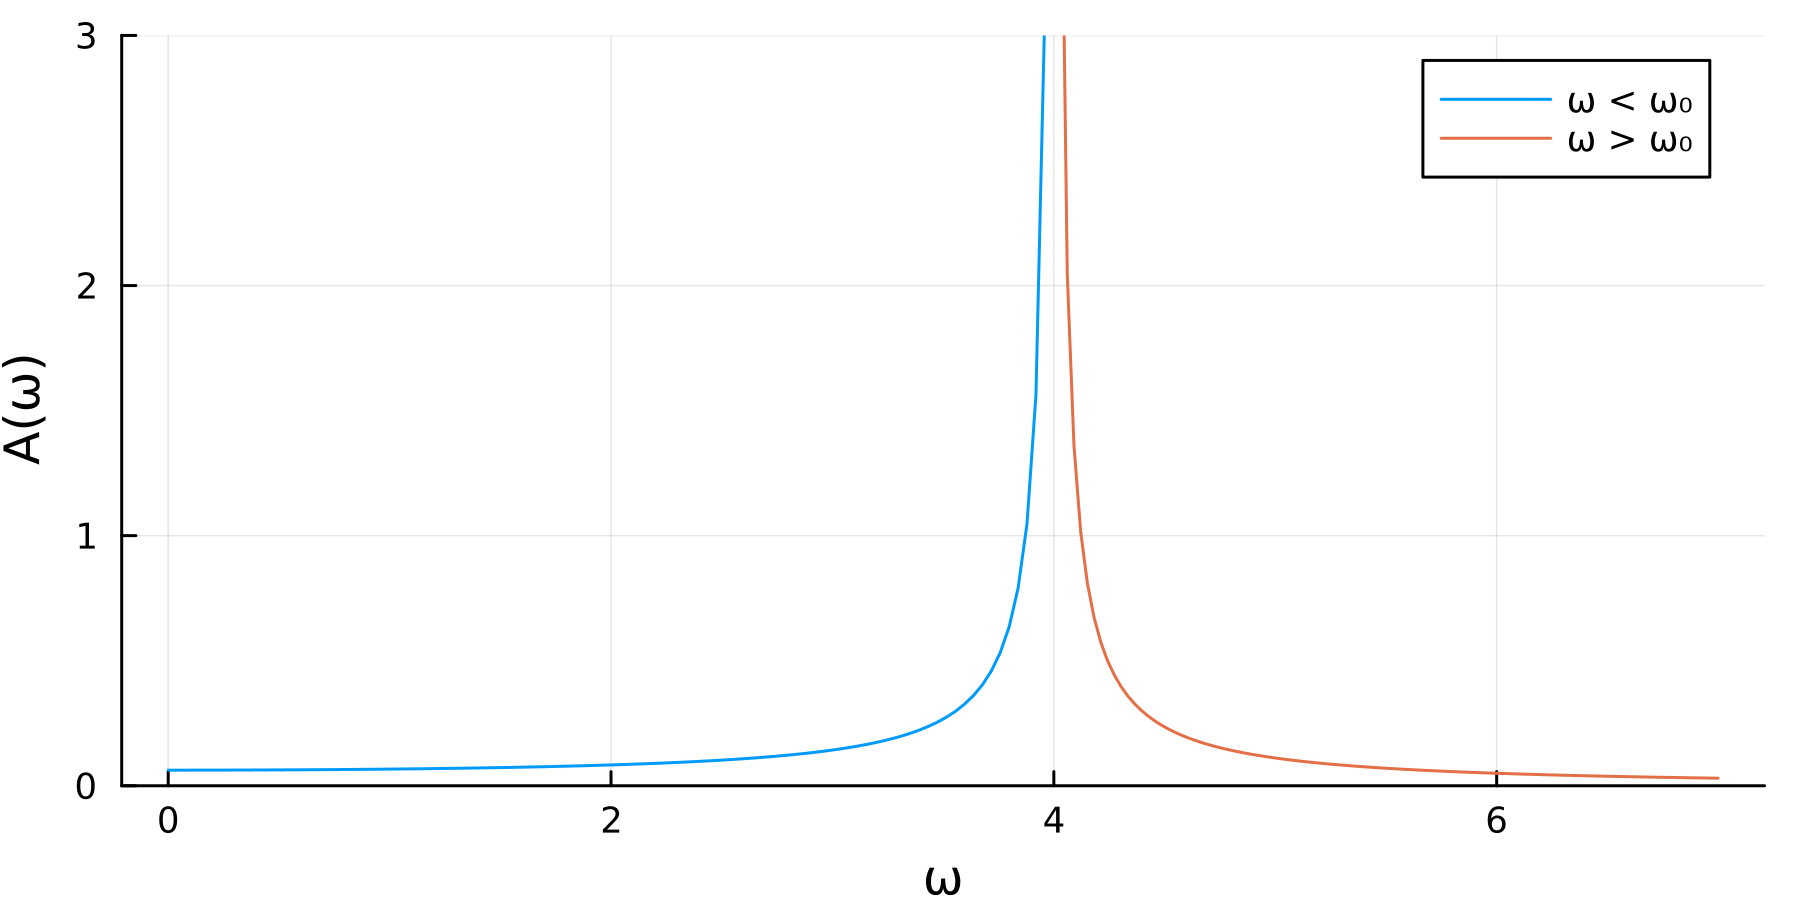

Recreate this plot in Julia.
using Plots

cwd = @__DIR__

ω₁ = LinRange(0, 4, 100)
ω₂ = LinRange(4, 7, 100)
ω₀ = 4

function A(ω, ω₀)
    if ω < ω₀
        return 1 ./ (ω₀^2 .- ω.^2)
    elseif ω > ω₀
        return 1 ./ (ω.^2 .- ω₀^2)
    else
        return Inf
    end
end

plot(ω₁, A.(ω₁, ω₀), label="ω < ω₀", xlabel="ω", ylabel="A(ω)")
plot!(ω₂, A.(ω₂, ω₀), label="ω > ω₀", xlabel="ω", ylabel="A(ω)", ylims=(0,3), size=(600,300), dpi=300)
savefig(joinpath(cwd, "1742.png"))

function damped_amplitude(ω, ω₀, γ)
    return 1 ./ sqrt((ω₀^2 .- ω.^2).^2 .+ 4(γ*ω).^2)
end

ω = LinRange(-0.5, 6, 200)
ω₀ = 2
γ = [4, 2, 1, 1/2, 1/4, 1/8]
γₛ = ["4", "2", "1", "1/2", "1/4", "1/8"]

p = plot(ω, damped_amplitude.(ω, ω₀, γ[1]), label="γ = $(γₛ[1])", xlabel="ω", ylabel="A(ω)", ylims=(0,1), size=(600,300), dpi=300)
for i ∈ 2:length(γ)
    plot!(ω, damped_amplitude.(ω, ω₀, γ[i]), label="γ = $(γₛ[i])", xlabel="ω", ylabel="A(ω)")
end
p
savefig(p, joinpath(cwd, "1742_2.png"))
